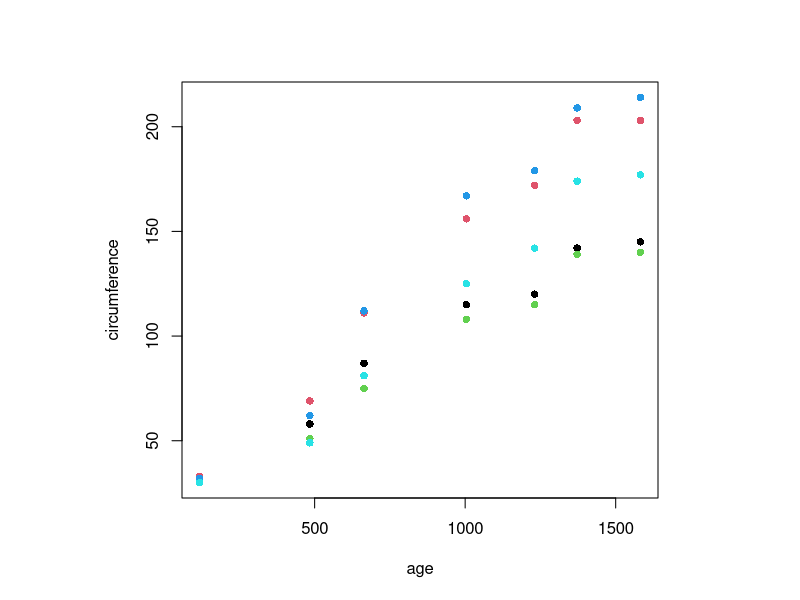
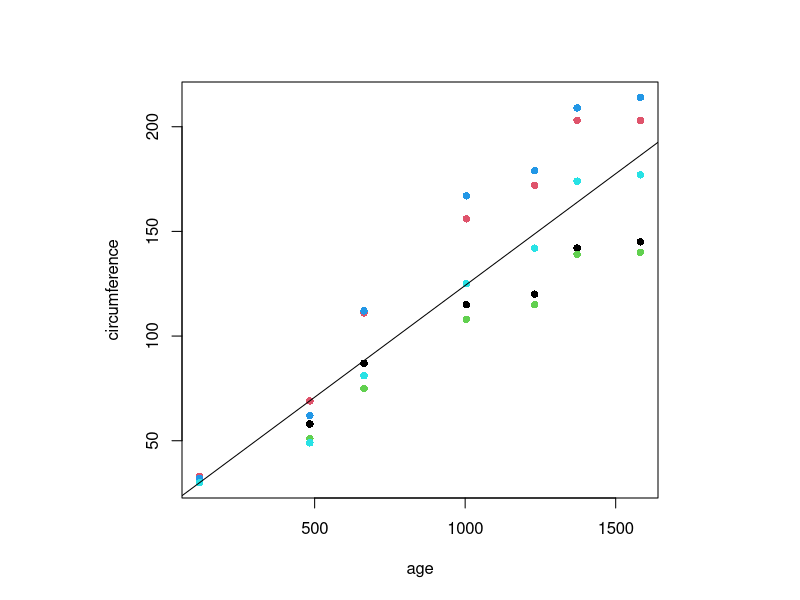
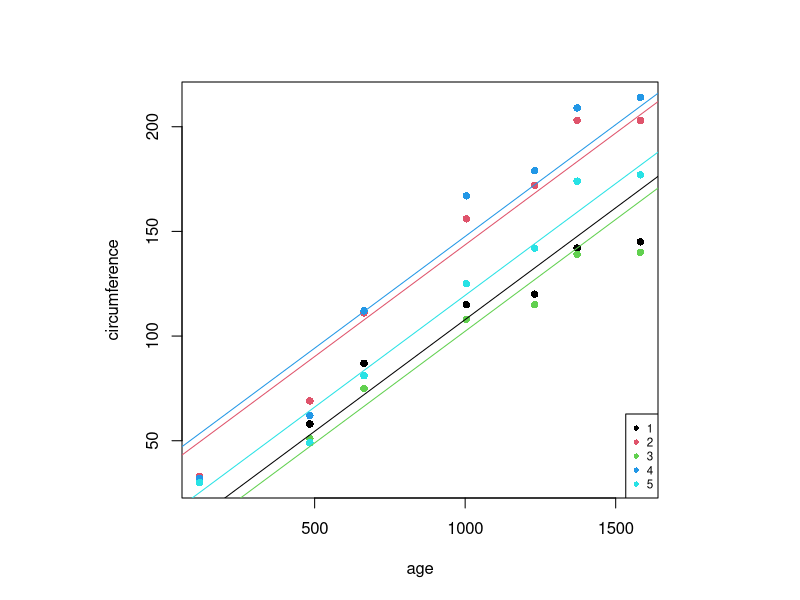
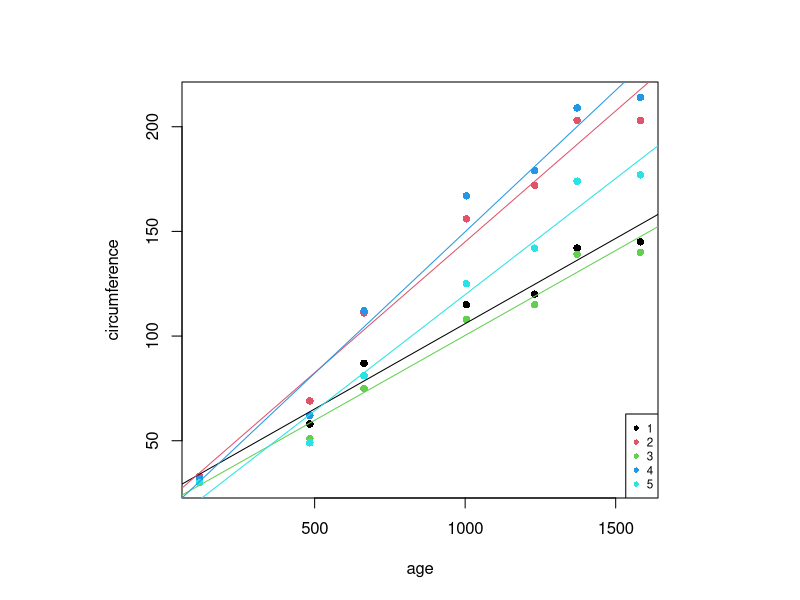
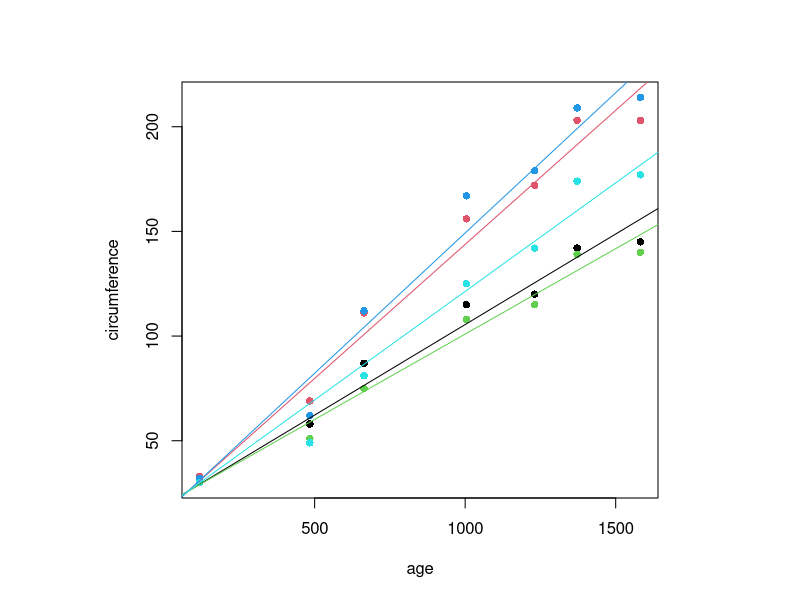
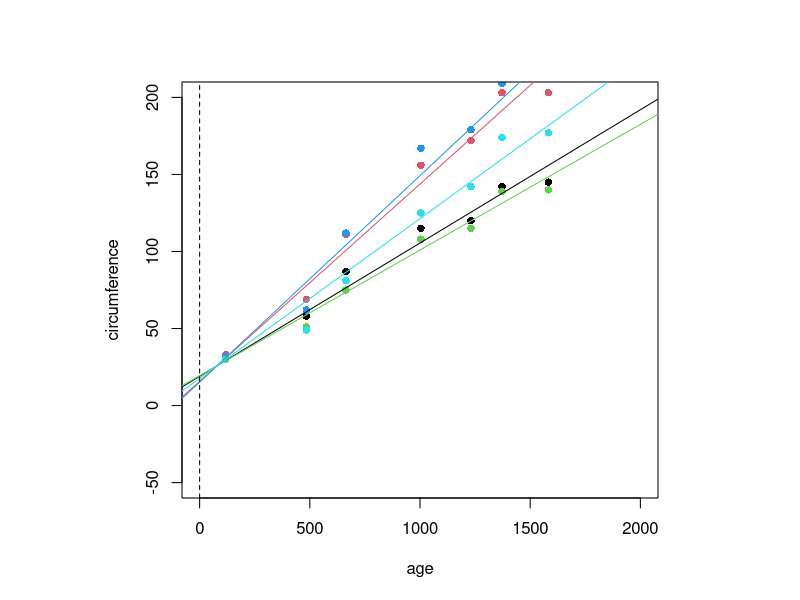
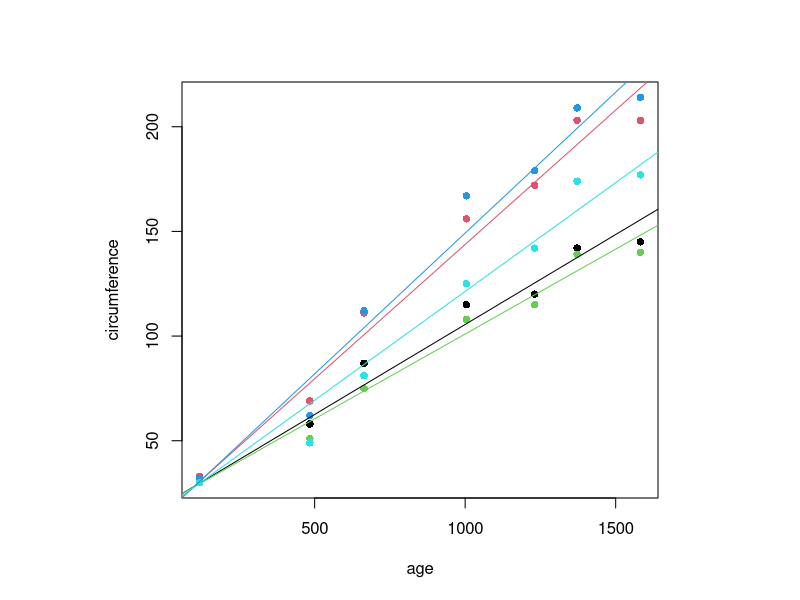
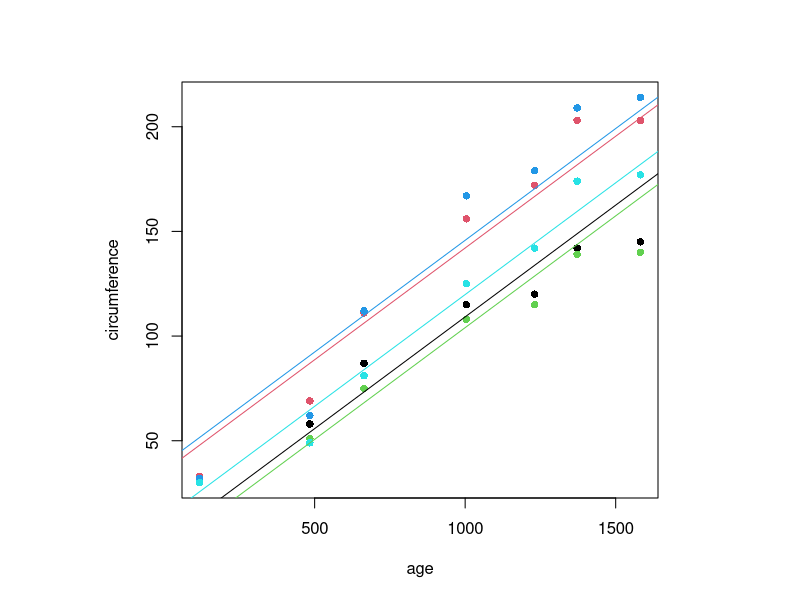

Recreate these plots in R, in order.
## ---- chunk 1
knitr::opts_chunk$set(collapse=TRUE, comment = "#>", fig.width=9, fig.height=6, eval=TRUE, echo=TRUE, results="verbatim", warning=FALSE)
## ---- chunk 2
d = datasets::Orange
d$Tree = factor(d$Tree, levels=unique(d$Tree), order=FALSE)
head(d)
dim(d)
layout(1, respect=TRUE)
plot(circumference~age, d, pch=16, col=d$Tree)
## ---- chunk 3
m0 = lm(circumference~age, d)
m1 = lm(circumference~age+Tree, d)
m2 = lm(circumference~age*Tree, d)
## ---- chunk 4
layout(1, respect=TRUE)

m0 = lm(circumference~age, d)
summary(m0)
plot(circumference~age, d, pch=16, col=d$Tree)
abline(m0)
## ---- chunk 5
m1 = lm(circumference~age+Tree, d)
# m1 = lm(circumference~age+sex+race_ethnicity, d)
summary(m1)
layout(1, respect=TRUE)
plot(circumference~age, d, pch=16, col=d$Tree)
abline(a=m1$coef[1]             , b=m1$coef[2], col=1)
n = length(levels(d$Tree))
for (i in 2:n) {
  abline(a=m1$coef[1] + m1$coef[i+1], b=m1$coef[2], col=i)  
}
legend("bottomright", cex=.7, levels(d$Tree), col=1:length(levels(d$Tree)), pch=16)
## ---- chunk 6
m2 = lm(circumference~age*Tree, d)
summary(m2)
layout(1, respect=TRUE)
plot(circumference~age, d, pch=16, col=d$Tree)
abline(a=m2$coef[1]             , b=m2$coef[2]              , col=1)
n = length(levels(d$Tree))
for (i in 2:n) {
  abline(a=m2$coef[1] + m2$coef[i+1], b=m2$coef[2] + m2$coef[n+i] , col=i)
}
legend("bottomright", cex=.7, levels(d$Tree), col=1:length(levels(d$Tree)), pch=16)
## ---- chunk 7
m3 = nlme::lme(circumference ~ age, data=d)
m4 = lme4::lmer(circumference ~ age + (age | Tree), data=d)
## ---- chunk 8
layout(1, respect=TRUE)

# library(nlme)
# res.lme = lme(distance ~ age, data = Orthodont) summary(res.lme)
m3 = nlme::lme(circumference ~ age, data=d)
summary(m3)
coef(m3)
plot(circumference~age, d, pch=16, col=d$Tree)
abline(a=coef(m3)[1,1], b=coef(m3)[1,2], col=1)
abline(a=coef(m3)[2,1], b=coef(m3)[2,2], col=2)
abline(a=coef(m3)[3,1], b=coef(m3)[3,2], col=3)
abline(a=coef(m3)[4,1], b=coef(m3)[4,2], col=4)
abline(a=coef(m3)[5,1], b=coef(m3)[5,2], col=5)

plot(circumference~age, d, pch=16, col=d$Tree, xlim=c(0,2000), ylim=c(-50, 200))
abline(a=coef(m3)[1,1], b=coef(m3)[1,2], col=1)
abline(a=coef(m3)[2,1], b=coef(m3)[2,2], col=2)
abline(a=coef(m3)[3,1], b=coef(m3)[3,2], col=3)
abline(a=coef(m3)[4,1], b=coef(m3)[4,2], col=4)
abline(a=coef(m3)[5,1], b=coef(m3)[5,2], col=5)
abline(v=0, lty=2)



m4 = lme4::lmer(circumference ~ age + (age | Tree), data=d)
summary(m4)
coef(m4)
plot(circumference~age, d, pch=16, col=d$Tree)
abline(a=coef(m4)$Tree[1,1], b=coef(m4)$Tree[1,2], col=1)
abline(a=coef(m4)$Tree[2,1], b=coef(m4)$Tree[2,2], col=2)
abline(a=coef(m4)$Tree[3,1], b=coef(m4)$Tree[3,2], col=3)
abline(a=coef(m4)$Tree[4,1], b=coef(m4)$Tree[4,2], col=4)
abline(a=coef(m4)$Tree[5,1], b=coef(m4)$Tree[5,2], col=5)
## ---- chunk 9
m5 = nlme::lme( circumference ~ age, random = ~ 1, data = d)
m6 = lme4::lmer(circumference ~ age + (1 | Tree), data = d)
m7 = nlme::lme( circumference ~ age, random = ~ age-1, data = d)
m8 = lme4::lmer(circumference ~ age + (0+age | Tree), data = d)
## ---- chunk 10
layout(1, respect=TRUE)

m5 = nlme::lme( circumference ~ age, random = ~ 1, data = d)
summary(m5)
coef(m5)
plot(circumference~age, d, pch=16, col=d$Tree)
abline(a=coef(m5)[1,1], b=coef(m5)[1,2], col=1)
abline(a=coef(m5)[2,1], b=coef(m5)[2,2], col=2)
abline(a=coef(m5)[3,1], b=coef(m5)[3,2], col=3)
abline(a=coef(m5)[4,1], b=coef(m5)[4,2], col=4)
abline(a=coef(m5)[5,1], b=coef(m5)[5,2], col=5)


m6 = lme4::lmer(circumference ~ age + (1 | Tree), data = d)
summary(m6)
coef(m6)
plot(circumference~age, d, pch=16, col=d$Tree)
abline(a=coef(m6)$Tree[1,1], b=coef(m6)$Tree[1,2], col=1)
abline(a=coef(m6)$Tree[2,1], b=coef(m6)$Tree[2,2], col=2)
abline(a=coef(m6)$Tree[3,1], b=coef(m6)$Tree[3,2], col=3)
abline(a=coef(m6)$Tree[4,1], b=coef(m6)$Tree[4,2], col=4)
abline(a=coef(m6)$Tree[5,1], b=coef(m6)$Tree[5,2], col=5)


m7 = nlme::lme( circumference ~ age, random = ~ age-1, data = d)
summary(m7)
coef(m7)
plot(circumference~age, d, pch=16, col=d$Tree)
abline(a=coef(m7)[1,1], b=coef(m7)[1,2], col=1)
abline(a=coef(m7)[2,1], b=coef(m7)[2,2], col=2)
abline(a=coef(m7)[3,1], b=coef(m7)[3,2], col=3)
abline(a=coef(m7)[4,1], b=coef(m7)[4,2], col=4)
abline(a=coef(m7)[5,1], b=coef(m7)[5,2], col=5)

plot(circumference~age, d, pch=16, col=d$Tree, xlim=c(0,2000), ylim=c(-50, 200))
abline(a=coef(m7)[1,1], b=coef(m7)[1,2], col=1)
abline(a=coef(m7)[2,1], b=coef(m7)[2,2], col=2)
abline(a=coef(m7)[3,1], b=coef(m7)[3,2], col=3)
abline(a=coef(m7)[4,1], b=coef(m7)[4,2], col=4)
abline(a=coef(m7)[5,1], b=coef(m7)[5,2], col=5)
abline(v=0, lty=2)




m8 = lme4::lmer(circumference ~ age + (0+age | Tree), data = d)
summary(m8)
coef(m8)
plot(circumference~age, d, pch=16, col=d$Tree)
abline(a=coef(m8)$Tree[1,1], b=coef(m8)$Tree[1,2], col=1)
abline(a=coef(m8)$Tree[2,1], b=coef(m8)$Tree[2,2], col=2)
abline(a=coef(m8)$Tree[3,1], b=coef(m8)$Tree[3,2], col=3)
abline(a=coef(m8)$Tree[4,1], b=coef(m8)$Tree[4,2], col=4)
abline(a=coef(m8)$Tree[5,1], b=coef(m8)$Tree[5,2], col=5)
## ---- chunk 11
plot(c(
  BICm0=BIC(m0),
  BICm1=BIC(m1),
  BICm2=BIC(m2),
  BICm3=BIC(m3),
  BICm4=BIC(m4),
  BICm5=BIC(m5),
  BICm6=BIC(m6),
  BICm7=BIC(m7),
  BICm8=BIC(m8)
), ylab="BIC", xaxt="n", xlab="")
axis(1, at=1:9, label=c("m0", "m1", "m2", "m3", "m4", "m5", "m6", "m7", "m8"))
## ---- chunk 12
BIC(m0)
BIC(m1)
BIC(m2)
BIC(m3)
BIC(m4)
BIC(m5)
BIC(m6)
BIC(m7)
BIC(m8)
## ---- chunk 13
sessionInfo()
